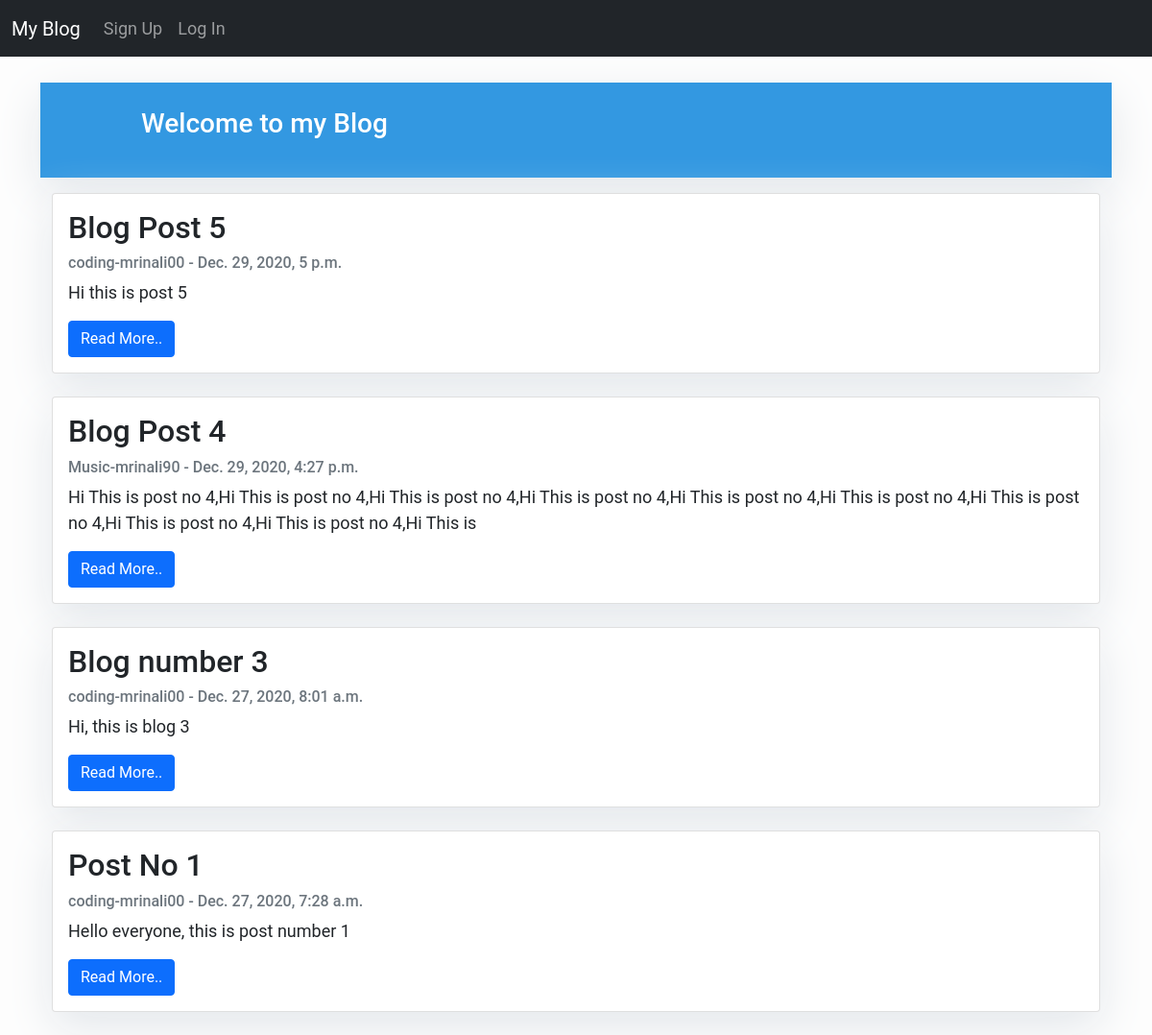
The page / on the database its author committed.
### theblog/models.py (models this page shows, shortened)
class Post(models.Model):
    title = models.CharField(max_length=200)
    author = models.ForeignKey(User, on_delete=models.CASCADE)
    created_on = models.DateTimeField(auto_now_add=True)
    body = models.TextField()
    likes = models.ManyToManyField(User, related_name='post_like')
    category = models.CharField(max_length=200, default='select category')
    class Meta:
        ordering = ['-created_on']

### theblog/views.py (the view)
# urls.py: path('', HomeView.as_view(), name="home"),
class HomeView(ListView):
    model = Post
    template_name = 'home.html'

### theblog/templates/home.html (shortened to what this page needs)
{% extends 'base.html'%}
{% block content%}
<header class="masthead">
    <div class="container">
        <div class="row">
            <div class=" col-md-10 mx-auto">
                <div class="site-heading">
                    <h3 class=" site-heading my-4 mt-3 text-white"> Welcome to my Blog </h3>
                </div>
            </div>
        </div>
    </div>
</header>
<div class="container">
    <div class="row">
        <div class="col-md-12 mt-3 ">
    {%  for post in object_list%}
    <div class="card mb-4">
                <div class="card-body">
                    <h2 class="card-title">{{ post.title }}</h2>
                    <p class="card-text text-muted h6">{{post.category}}-{{post.author}} - {{post.created_on}}
                    <p class="card-text">{{post.body|slice:":200" }}</p>
                    <a href="{% url 'artical_detail' post.pk %}" class="btn btn-primary">Read More.. </a>
                </div>
    </div>
    {% endfor %}
    </div>
    </div>
</div>
{% endblock %}

### theblog/templates/base.html (shortened to what this page needs)
<!doctype html>
<html lang="en">
  <head>
    <link href="https://cdn.jsdelivr.net/npm/bootstrap@5.0.0-beta1/dist/css/bootstrap.min.css" rel="stylesheet">
  </head>
  <body>
  <nav class="navbar navbar-expand-lg navbar-dark bg-dark">
  <div class="container-fluid">
    <a class="navbar-brand" href="{% url 'home'%}">My Blog</a>
    <div class="collapse navbar-collapse" id="navbarSupportedContent">
      <ul class="navbar-nav me-auto mb-2 mb-lg-0">
        {% if user.is_authenticated %}
          <li class="nav-item">
            <a class="nav-link" href="{% url 'add_post' %}">Add Post</a>
          </li>
        <li class="nav-item">
            <a class="nav-link" href="{% url 'add_category' %}">Add Category</a>
          </li>
        <li class="nav-item">
            <a class="nav-link" href="{% url 'logout' %}">Log Out</a>
          </li>
        {% else %}
        <li class="nav-item">
          <a class="nav-link" href="{% url 'signup' %}">Sign Up</a>
        </li>
        <li class="nav-item">
          <a class="nav-link" href="{% url 'login' %}">Log In </a>
        </li>
        {% endif %}
      </ul>
    </div>
  </div>
</nav>
  <br/>
    <div class="container">
    {% block content%}
    {% endblock %}
    </div>
  </body>
</html>

### theblog/templates/base.html (style rules this page uses)
body { font-family: "Roboto", sans-serif; font-size: 17px; background-color: #fdfdfd; }
.masthead { background: #3398E1; height: auto; padding-bottom: 15px; box-shadow: 0 16px 48px #E3E7EB; padding-top: 10px; }

### theblog/templates/home.html (style rules this page uses)
body { font-family: "Roboto", sans-serif; font-size: 18px; background-color: #fdfdfd; }
.card { box-shadow: 0 16px 48px #E3E7EB; }

### rows shown on the page
Post: title "Blog Post 5", category "coding", author "mrinali00", created_on "Dec. 29, 2020, 5 p.m.", body "Hi this is post 5"
Post: title "Blog Post 4", category "Music", author "mrinali90", created_on "Dec. 29, 2020, 4:27 p.m.", body "Hi This is post no 4,Hi This is post no 4,Hi This is post no 4,Hi This is post no 4,Hi This is post no 4,Hi This is post no 4,Hi This is post no 4,Hi This is post no 4,Hi This is post no 4,Hi This is"
Post: title "Blog number 3", category "coding", author "mrinali00", created_on "Dec. 27, 2020, 8:01 a.m.", body "Hi, this is blog 3"
Post: title "Post No 1", category "coding", author "mrinali00", created_on "Dec. 27, 2020, 7:28 a.m.", body "Hello everyone, this is post number 1"
